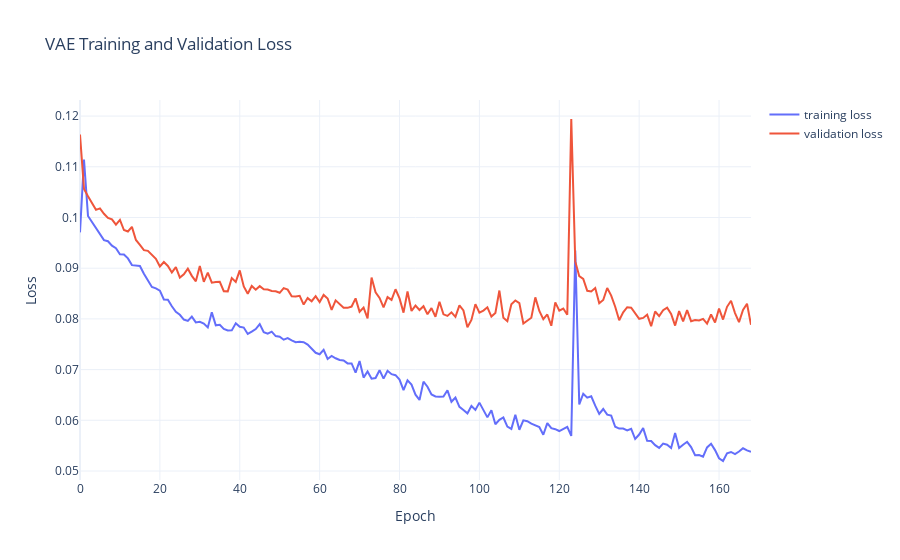

Here is the notebook cell this chart was saved with:
### Code cell
# plot complete training and validation loss history
val_loss_cpu = [tensor.cpu() for tensor in val_loss]
fig = go.Figure()
fig.add_trace(go.Scatter(y=train_loss, mode='lines', name='training loss'))
fig.add_trace(go.Scatter(y=val_loss_cpu, mode='lines', name='validation loss'))
fig.update_layout(title='VAE Training and Validation Loss',
                   xaxis_title='Epoch',
                   yaxis_title='Loss',
                   template = "plotly_white")

fig.show()

### Figure 1 — Plotly figure (JSON) as saved in the notebook; plotly's stock layout.template omitted (floating-point values rounded to 4 significant figures; data arrays with more than 128 entries replaced by an {"elided": "..."} marker saying what was removed)
{"data": [{"mode": "lines", "name": "training loss", "type": "scatter", "y": {"elided": "169 float values"}}, {"mode": "lines", "name": "validation loss", "type": "scatter", "y": {"elided": "169 float values"}}], "layout": {"title": {"text": "VAE Training and Validation Loss"}, "xaxis": {"title": {"text": "Epoch"}}, "yaxis": {"title": {"text": "Loss"}}}}
